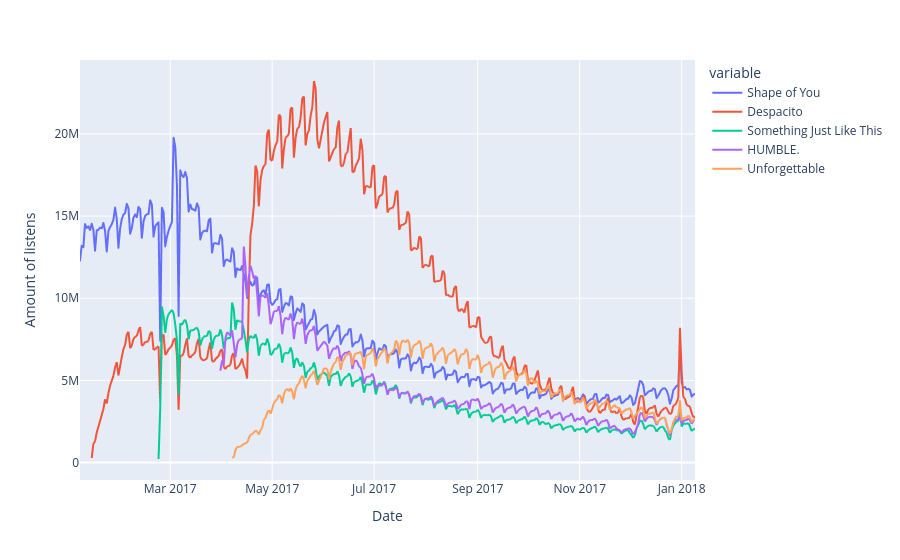

Write notebook code for a chart like this one.
### Markdown cell above
<font color = green >

### Line plots
</font>

### Code cell
fig = px.line(spotify_data)
fig.update_yaxes({"title":"Amount of listens"})
fig.show()

### Figure 1 — Plotly figure (JSON) as saved in the notebook; plotly's stock layout.template omitted (floating-point values rounded to 4 significant figures; data arrays with more than 128 entries replaced by an {"elided": "..."} marker saying what was removed)
{"data": [{"hovertemplate": "variable=Shape of You<br>Date=%{x}<br>value=%{y}<extra></extra>", "legendgroup": "Shape of You", "line": {"color": "#636efa", "dash": "solid"}, "marker": {"symbol": "circle"}, "mode": "lines", "name": "Shape of You", "showlegend": true, "type": "scattergl", "x": {"elided": "366 str values"}, "xaxis": "x", "y": {"elided": "366 int values"}, "yaxis": "y"}, {"hovertemplate": "variable=Despacito<br>Date=%{x}<br>value=%{y}<extra></extra>", "legendgroup": "Despacito", "line": {"color": "#EF553B", "dash": "solid"}, "marker": {"symbol": "circle"}, "mode": "lines", "name": "Despacito", "showlegend": true, "type": "scattergl", "x": {"elided": "366 str values"}, "xaxis": "x", "y": {"elided": "366 int values"}, "yaxis": "y"}, {"hovertemplate": "variable=Something Just Like This<br>Date=%{x}<br>value=%{y}<extra></extra>", "legendgroup": "Something Just Like This", "line": {"color": "#00cc96", "dash": "solid"}, "marker": {"symbol": "circle"}, "mode": "lines", "name": "Something Just Like This", "showlegend": true, "type": "scattergl", "x": {"elided": "366 str values"}, "xaxis": "x", "y": {"elided": "366 int values"}, "yaxis": "y"}, {"hovertemplate": "variable=HUMBLE.<br>Date=%{x}<br>value=%{y}<extra></extra>", "legendgroup": "HUMBLE.", "line": {"color": "#ab63fa", "dash": "solid"}, "marker": {"symbol": "circle"}, "mode": "lines", "name": "HUMBLE.", "showlegend": true, "type": "scattergl", "x": {"elided": "366 str values"}, "xaxis": "x", "y": {"elided": "366 int values"}, "yaxis": "y"}, {"hovertemplate": "variable=Unforgettable<br>Date=%{x}<br>value=%{y}<extra></extra>", "legendgroup": "Unforgettable", "line": {"color": "#FFA15A", "dash": "solid"}, "marker": {"symbol": "circle"}, "mode": "lines", "name": "Unforgettable", "showlegend": true, "type": "scattergl", "x": {"elided": "366 str values"}, "xaxis": "x", "y": {"elided": "366 int values"}, "yaxis": "y"}], "layout": {"legend": {"title": {"text": "variable"}, "tracegroupgap": 0}, "margin": {"t": 60}, "xaxis": {"anchor": "y", "domain": [0, 1], "title": {"text": "Date"}}, "yaxis": {"anchor": "x", "domain": [0, 1], "title": {"text": "Amount of listens"}}}}
